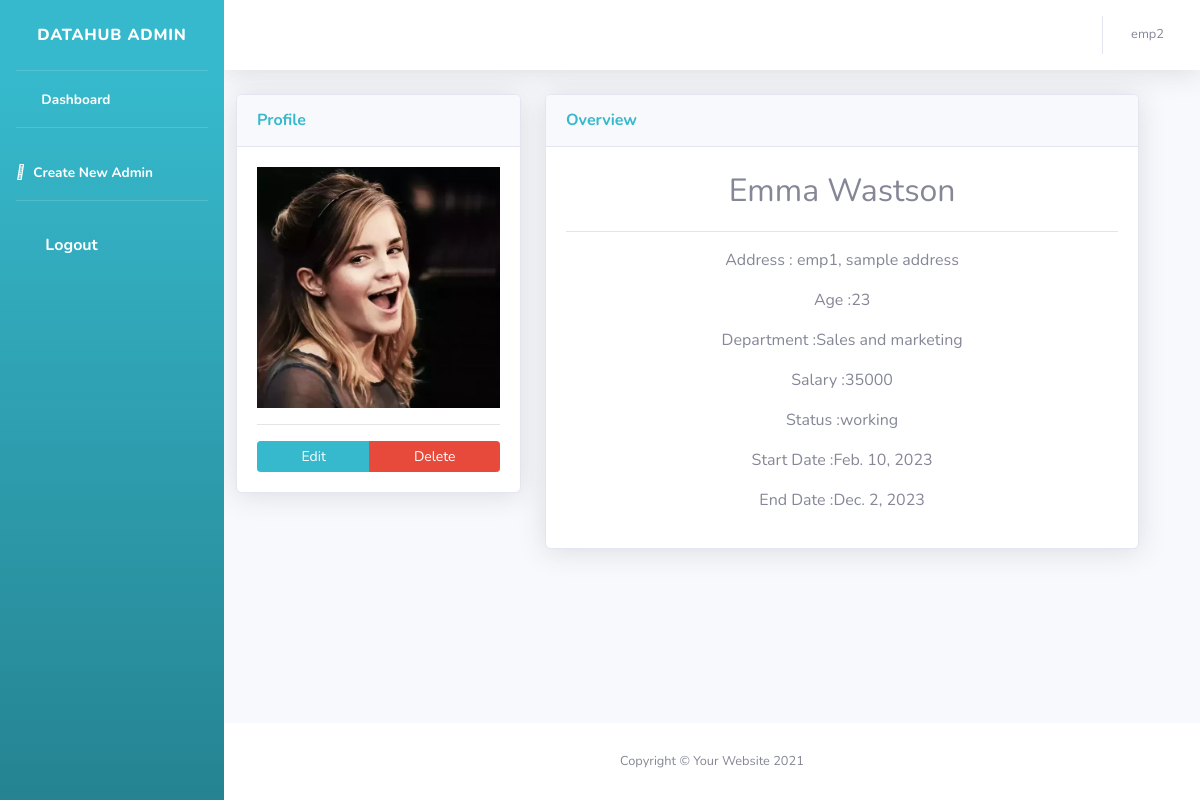
Page /emp/2 (signed in) on the committed database.
### emp_crud/models.py (models this page shows, shortened)
class Employee(models.Model):
    name = models.CharField(max_length=100)
    address = models.CharField(max_length=200)
    age = models.PositiveIntegerField()
    depts = (
        ('Accounts and Finance', 'Accounts and Finance'),
        ('HR', 'HR'),
        ('Sales and marketing', 'Sales and marketing'),
        ('Infrastructures', 'Infrastructures'),
        ('Research and development', 'Research and development'),
        ('IT services', 'IT services'),
        ('Product development', 'Product development'),
        ('Security and transport', 'Security and transport'),
    )
    department = models.CharField(max_length=200, choices=depts, default=None)
    emp_start_date = models.DateField(null=True, blank=True)
    emp_end_date = models.DateField(null=True, blank=True)
    salary = models.PositiveIntegerField()
    photo = models.ImageField(upload_to='media/images')
    options = (
        ('working', 'working'),
        ('resigned', 'resigned')
    )
    status = models.CharField(max_length=100, choices=options, default='working')

### emp_crud/views.py (the view)
# urls.py: path('emp/<int:pk>', Detail_emp_view.as_view(), name='details'),
@method_decorator(decs, name="dispatch")
class Detail_emp_view(DetailView):
    template_name = 'emp_details.html'
    model = Employee
    context_object_name = 'emp'

### emp_crud/views.py (called while the page is built)
def signin_required(fn):
    def wrapper(request, *args, **kwargs):
        if not request.user.is_authenticated:
            messages.error(request, 'invalid session')
            return redirect("signin")
        else:
            return fn(request, *args, **kwargs)
    return wrapper

### emp_crud/templates/emp_details.html
{% extends 'base.html' %}
{% block content %}
<div class="row" style="width: 95%; margin-left: 0; margin-right: 0;">
    <div class="col-xl-4 col-lg-5 ">
        <div class="card shadow mb-4">
            <div class="card-header py-3 d-flex flex-row align-items-center justify-content-between">
                <h6 class="m-0 font-weight-bold text-info">Profile</h6>
            </div>
            <div class="card-body">
                <img src="{{emp.photo.url}}" width="100%" alt="">
                <hr class="sidebar-divider">
                <div class="btn-group" style="width: 100%;" role="group" aria-label="Basic mixed styles example">
                    <a href="{% url 'update' emp.id %}" class="btn btn-info btn-sm ">Edit</a>
                    <a href="{% url 'delete' emp.id %}" class="btn btn-danger btn-sm ">Delete</a>
                </div>
            </div>
        </div>
    </div>
    <div class="col-xl-8 col-lg-7">
        <div class="card shadow mb-4">
            <div class="card-header py-3 d-flex flex-row align-items-center justify-content-between">
                <h6 class="m-0 font-weight-bold text-info">Overview</h6>
            </div>
            <div class="card-body text-center">
                <p style="font-size: xx-large; ">{{emp.name}}</p>
                <hr class="sidebar-divider">
                <p>Address : {{emp.address}}</p>
                <p>Age :{{emp.age}}</p>
                <p>Department :{{emp.department}}</p>
                <p>Salary :{{emp.salary}}</p>
                <p>Status :{{emp.status}}</p>
                <p>Start Date :{{emp.emp_start_date}}</p>
                <p>End Date :{{emp.emp_end_date}}</p>
            </div>
        </div>
    </div>
</div>
{% endblock content %}

### emp_crud/templates/base.html (shortened to what this page needs)
<!DOCTYPE html>
{% load static %}
<html lang="en">
<head>
    <link href="{% static 'vendor/fontawesome-free/css/all.min.css'%}" rel="stylesheet" type="text/css">
    <link href="{% static 'css/sb-admin-2.min.css'%}" rel="stylesheet">
</head>
<body id="page-top">
    <div id="wrapper">
        <ul class="navbar-nav bg-gradient-info sidebar sidebar-dark accordion" id="accordionSidebar">
            <a class="sidebar-brand d-flex align-items-center justify-content-center" href="{% url 'home' %}">
                <div class="sidebar-brand-text mx-3">DataHub Admin</div>
            </a>
            <hr class="sidebar-divider my-0">
            <li class="nav-item active">
                <a class="nav-link" href="{% url 'home' %}">
                    <i class="fas fa-fw fa-tachometer-alt"></i>
                    <span>Dashboard</span></a>
            </li>
            <hr class="sidebar-divider">
            <li class="nav-item active">
                <a class="nav-link" href="{% url 'signup' %}">
                    <i class="fa-sharp fa-solid fa-user"></i>
                    <span>Create New Admin</span></a>
            </li>
            <hr class="sidebar-divider d-none d-md-block">
            <li class="nav-item active">
                <a class="nav-link" href="{% url 'signout' %}">
                    <i class="fas fa-sign-out-alt fa-sm fa-fw mr-2 text-light-400"></i>
                    Logout
                </a>
            </li>
        </ul>
        <div id="content-wrapper" class="d-flex flex-column">
            <div id="content">
                <nav class="navbar navbar-expand navbar-light bg-white topbar mb-4 static-top shadow">
                    <ul class="navbar-nav ml-auto">
                        <li class="nav-item dropdown no-arrow">
                            <a class="nav-link dropdown-toggle" href="#" id="userDropdown" role="button"
                                data-toggle="dropdown" aria-haspopup="true" aria-expanded="false">
                                <span class="mr-2 d-none d-lg-inline text-gray-600 small">{{request.user}}</span>
                            </a>
                        </li>
                    </ul>
                </nav>
                {% block content %}
                {% endblock content %}
            </div>
            <footer class="sticky-footer bg-white">
                <div class="container my-auto">
                    <div class="copyright text-center my-auto">
                        <span>Copyright &copy; Your Website 2021</span>
                    </div>
                </div>
            </footer>
        </div>
    </div>
</body>
</html>

### rows in the picture
Employee: photo (picture), name "Emma Wastson", address "emp1, sample address", age "23", department "Sales and marketing", salary "35000", status "working", emp_start_date "Feb. 10, 2023", emp_end_date "Dec. 2, 2023"

### other values in the picture
{{ request.user }} "emp2"
